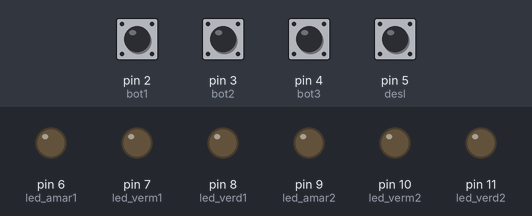
Simulated run of this sketch. Board: Arduino Uno, built with avr-gcc and run on an emulated ATmega328P. Shown: output pins drawn as LEDs (lit = HIGH). Dashed ring = blinking. The inputs (shaded band) are chosen by the test bench; at power-on: pin 2 (bot1), pin 3 (bot2), pin 4 (bot3), pin 5 (desl) HIGH.

Above: at 1.2 s.
1.3 s: pin 2 (bot1) pulled LOW for 0.15 s
At 1.4 s:
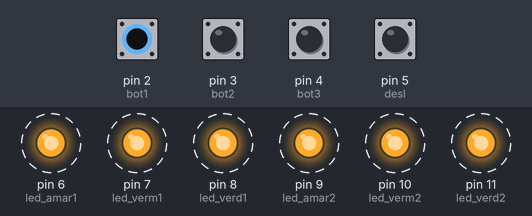
4.3 s: pin 5 (desl) pulled LOW for 1 s
At 5.2 s:
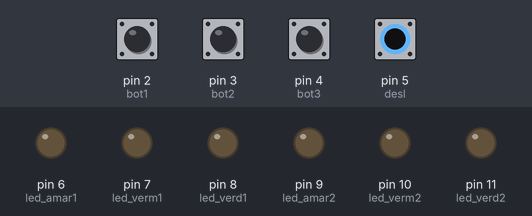
6.8 s: pin 3 (bot2) pulled LOW for 0.15 s
At 6.9 s:
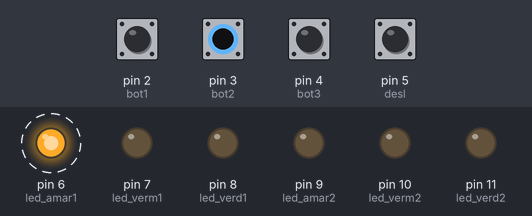
Timing chart, 0 to 15.8 s (numbered marks = the images above; inputs shaded):
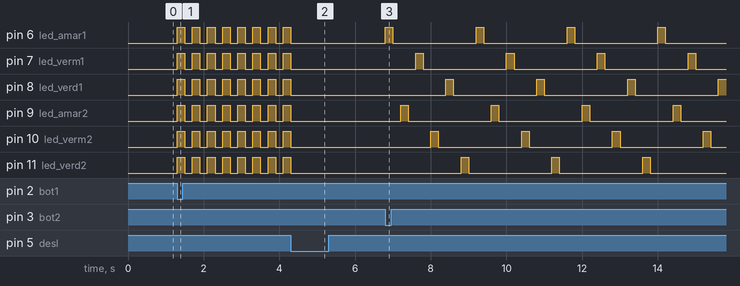

Measured:
- after the input at 1.3 s, pin 6 (led_amar1), pin 7 (led_verm1), pin 8 (led_verd1), pin 9 (led_amar2), pin 10 (led_verm2), pin 11 (led_verd2): alternates HIGH for 0.20 s and LOW for 0.20 s, starting at once
- after the input at 4.3 s, pin 6 (led_amar1), pin 7 (led_verm1), pin 8 (led_verd1), pin 9 (led_amar2), pin 10 (led_verm2), pin 11 (led_verd2): goes on until 4.3 s, then stays LOW
- after the input at 6.8 s, pin 6 (led_amar1): alternates HIGH for 0.20 s and LOW for 2.2 s, starting at once; pin 7 (led_verm1): alternates HIGH for 0.20 s and LOW for 2.2 s, starting after 0.80 s

The sketch:

pisca_pisca.ino
```cpp
#define bot1 2
#define bot2 3
#define bot3 4
#define desl 5
#define led_amar1 6
#define led_verm1 7
#define led_verd1 8
#define led_amar2 9
#define led_verm2 10
#define led_verd2 11

void setup() {
pinMode(bot1, INPUT_PULLUP);
pinMode(bot2, INPUT_PULLUP);
pinMode(bot3, INPUT_PULLUP);
pinMode(desl, INPUT_PULLUP);
pinMode(led_amar1, OUTPUT);
pinMode(led_amar2, OUTPUT);
pinMode(led_verm1, OUTPUT);
pinMode(led_verm2, OUTPUT);
pinMode(led_verd1, OUTPUT);
pinMode(led_verd2, OUTPUT);
}

void loop() {
if(!digitalRead(bot1)){
  logica1();
  }
else if(!digitalRead(bot2)){
  logica2();
}
else if(!digitalRead(bot3)) {
  logica3();
}
else if(!digitalRead(desl)){
  logica4();
  }
}

void logica1(){
  digitalWrite(led_amar1, HIGH);
  digitalWrite(led_amar2, HIGH);
  digitalWrite(led_verm1, HIGH);
  digitalWrite(led_verm2, HIGH);
  digitalWrite(led_verd1, HIGH);
  digitalWrite(led_verd2, HIGH);
  delay(200);
  digitalWrite(led_amar1, LOW);
  digitalWrite(led_amar2, LOW);
  digitalWrite(led_verm1, LOW);
  digitalWrite(led_verm2, LOW);
  digitalWrite(led_verd1, LOW);
  digitalWrite(led_verd2, LOW);
  delay(200);
if (!digitalRead(desl)){
  logica4();
 }
  else {logica1();
 }
}

void logica2(){
digitalWrite(led_amar1,HIGH);
delay(200);
digitalWrite(led_amar1, LOW);
delay(200);
digitalWrite(led_amar2,HIGH);
delay(200);
digitalWrite(led_amar2, LOW);
delay(200);
digitalWrite(led_verm1, HIGH);
delay(200);
digitalWrite(led_verm1, LOW);
delay(200);
digitalWrite(led_verm2, HIGH);
delay(200);
digitalWrite(led_verm2, LOW);
delay(200);
digitalWrite(led_verd1,HIGH);
delay(200);
digitalWrite(led_verd1, LOW);
delay(200);
digitalWrite(led_verd2,HIGH);
delay(200);
digitalWrite(led_verd2, LOW);
delay(200);
if (!digitalRead(desl)){
  logica4();
 }
  else {logica2();
 }
}
void logica3 (){
digitalWrite(led_amar1,HIGH);
delay(200);
digitalWrite(led_amar1, LOW);
delay(200);
digitalWrite(led_verm1,HIGH);
delay(200);
digitalWrite(led_verm1, LOW);
delay(200);
digitalWrite(led_verd1, HIGH);
delay(200);
digitalWrite(led_verd1, LOW);
delay(200);
digitalWrite(led_amar2, HIGH);
delay(200);
digitalWrite(led_amar2, LOW);
delay(200);
digitalWrite(led_verm2,HIGH);
delay(200);
digitalWrite(led_verm2, LOW);
delay(200);
digitalWrite(led_verd2,HIGH);
delay(200);
digitalWrite(led_verd2, LOW);
delay(200);
if (!digitalRead(desl)){
  logica4();
 }
  else {logica3();
 }
}
void logica4(){
digitalWrite(led_amar1, LOW);
digitalWrite(led_amar2, LOW);
digitalWrite(led_verm1, LOW);
digitalWrite(led_verm2, LOW);
digitalWrite(led_verd1, LOW);
digitalWrite(led_verd2, LOW);
}
```
